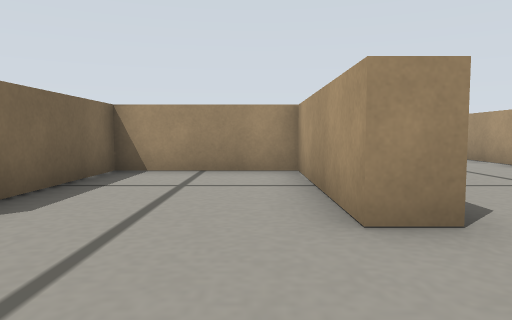
View 1 (above)

16 first-person views from a walk through a robot-simulator world made for Gazebo. The camera is 0.14 m above the floor, tilts 4° down and sees 70° across. The floor is counted in squares, 0.2 m on a side. Each view is taken from the middle of a square. On the plan, view 1 faces up. The plan holds only what a view shows up to about 11 squares ahead; the rest is blank.

View 2
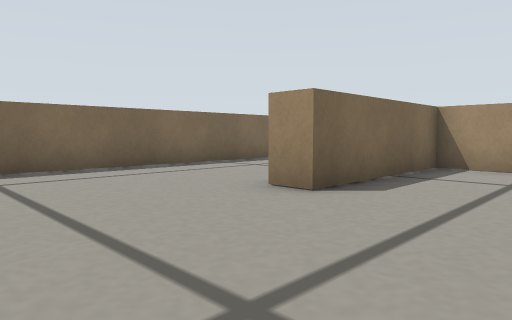

View 3
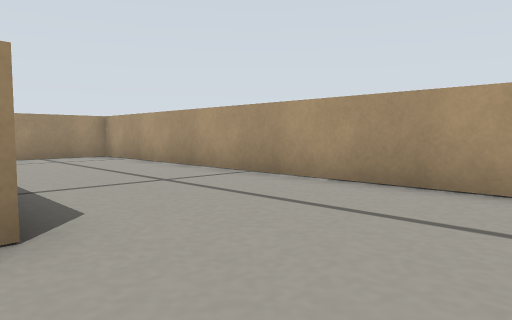

View 4
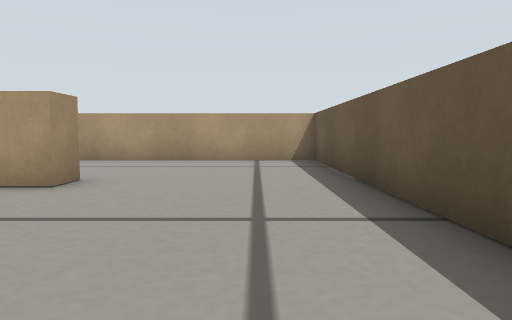

View 5
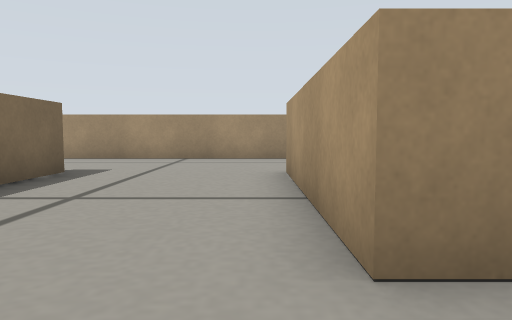

View 6
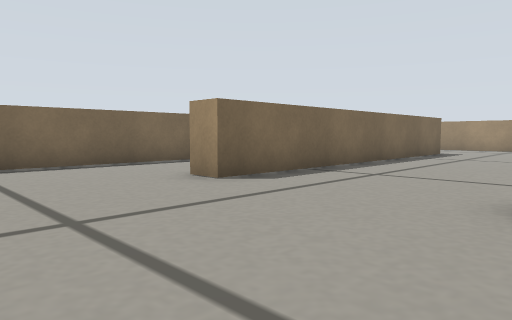

View 7
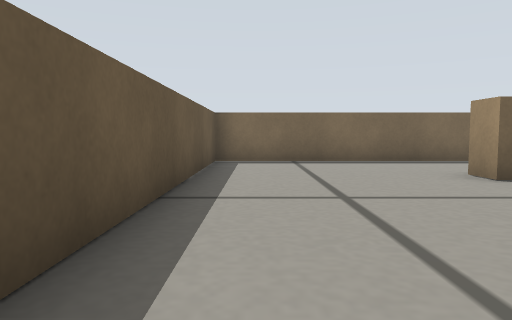

View 8
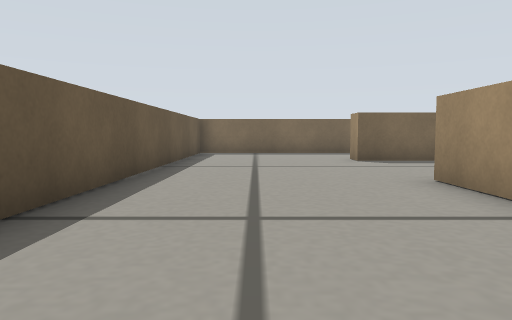

View 9
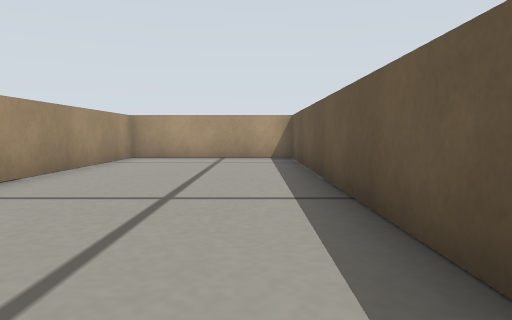

View 10
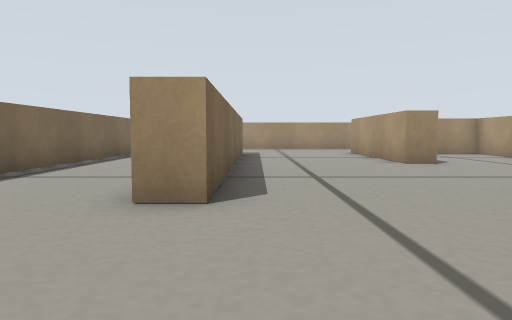

View 11
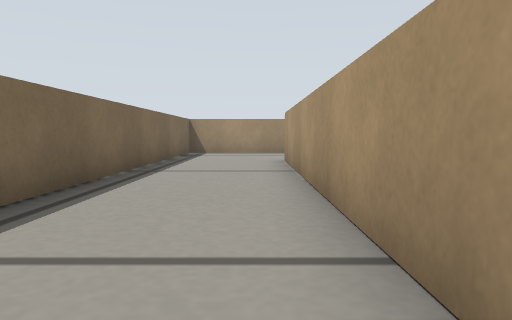

View 12
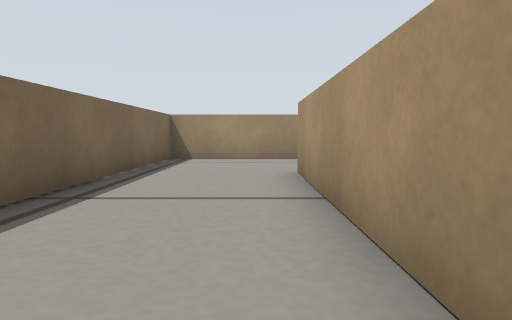

View 13
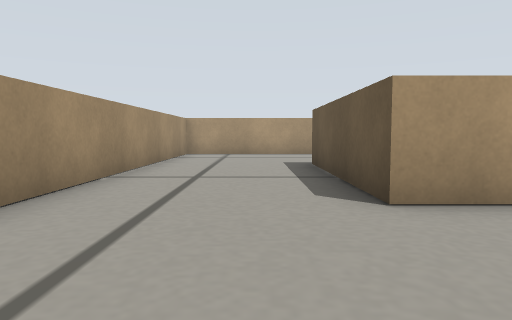

View 14
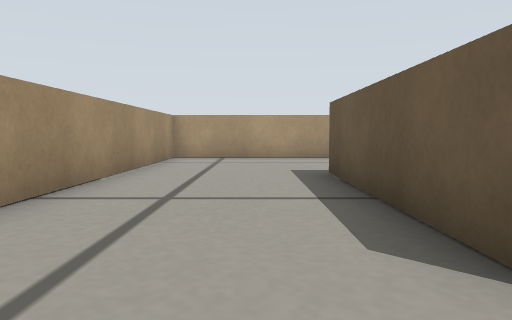

View 15
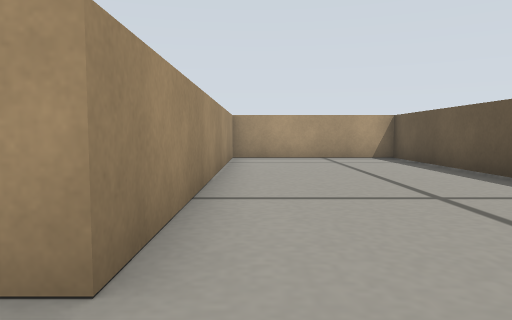

View 16
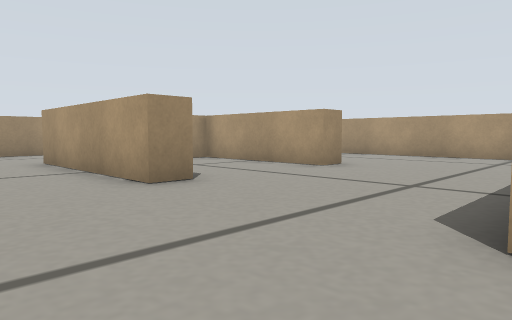

### Floor plan
Points are (right, up) in squares from view 1. A wall is a line through its corners. A room is listed if a view was taken in it or the views show most of it. See-through windows are left out.
Room 1 (views 1, 2, 3, 4, 5, 6, 7, 8, 9, 10, 11, 12, 13, 14, 15, 16)
walls: (-1.9, -1.6) (5.8, -1.6) (5.8, 11.4) (-11.4, 11.4) (-11.4, -7.1) (5.8, -7.1) (5.8, -2.3) (-3.4, -2.3) (-3.4, -1.5); (1.6, 2.7) (0.8, 2.7) (0.8, 6.9) (-2.7, 6.9) (-2.7, 2.7) (-3.4, 2.7) (-3.4, 7.7) (1.6, 7.7); (-8.2, -1) (-8.2, 7.6); (-7.5, 7.8) (-7.5, -2.3) (-8.2, -2.3)

Positions as (right, up) in squares from view 1, and headings:
1: (0, 0), facing up
2: (0, -1), facing up-left
3: (1, 0), facing up-right
4: (-4, 0), facing right
5: (-4, 1), facing up
6: (-3, -6), facing up-left
7: (-2, -6), facing left
8: (2, -5), facing left
9: (-5, -6), facing right
10: (-7, -6), facing up
11: (-9, -2), facing up
12: (-9, 1), facing up
13: (-7, 9), facing right
14: (-5, 9), facing right
15: (-5, -3), facing right
16: (-6, -2), facing up-right
